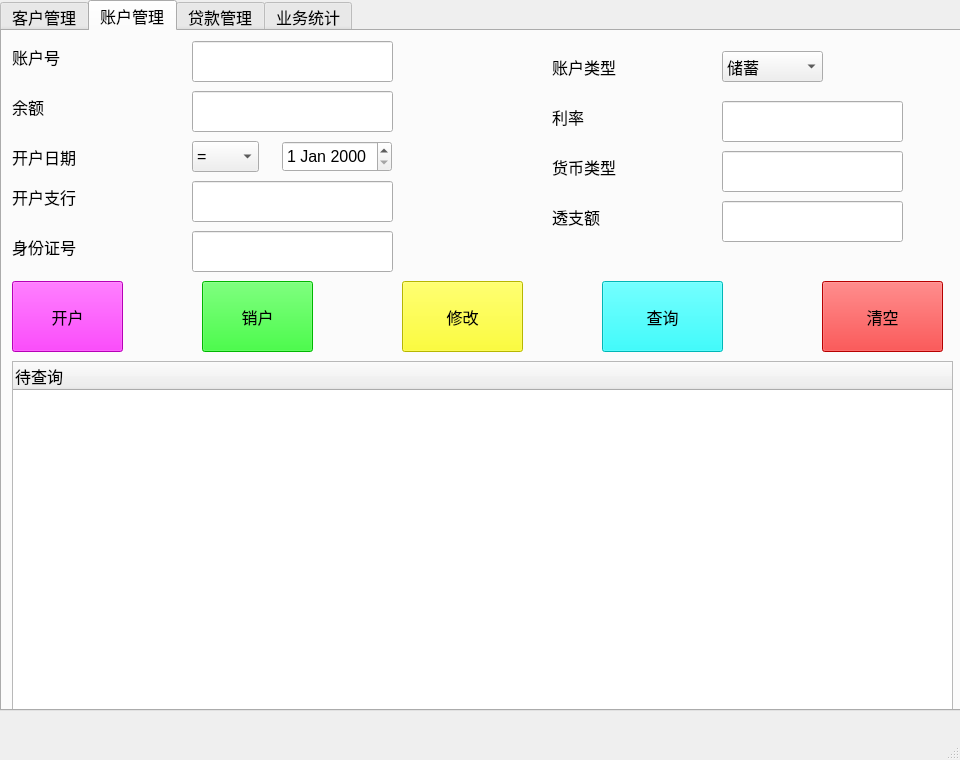
<?xml version="1.0" encoding="UTF-8"?>
<ui version="4.0">
 <class>MainWindow</class>
 <widget class="QMainWindow" name="MainWindow">
  <property name="geometry">
   <rect>
    <x>0</x>
    <y>0</y>
    <width>960</width>
    <height>760</height>
   </rect>
  </property>
  <property name="windowTitle">
   <string>MainWindow</string>
  </property>
  <widget class="QWidget" name="centralwidget">
   <widget class="QTabWidget" name="tabWidget">
    <property name="geometry">
     <rect>
      <x>0</x>
      <y>0</y>
      <width>961</width>
      <height>711</height>
     </rect>
    </property>
    <property name="font">
     <font>
      <pointsize>12</pointsize>
     </font>
    </property>
    <property name="styleSheet">
     <string notr="true">QTabBar::tab{width:240};</string>
    </property>
    <property name="currentIndex">
     <number>1</number>
    </property>
    <property name="iconSize">
     <size>
      <width>16</width>
      <height>16</height>
     </size>
    </property>
    <widget class="QWidget" name="tab_1">
     <attribute name="title">
      <string>客户管理</string>
     </attribute>
     <widget class="QLabel" name="label_1">
      <property name="geometry">
       <rect>
        <x>10</x>
        <y>10</y>
        <width>161</width>
        <height>31</height>
       </rect>
      </property>
      <property name="font">
       <font>
        <pointsize>12</pointsize>
       </font>
      </property>
      <property name="text">
       <string>姓名</string>
      </property>
     </widget>
     <widget class="QLineEdit" name="lineEdit_1">
      <property name="geometry">
       <rect>
        <x>190</x>
        <y>10</y>
        <width>201</width>
        <height>41</height>
       </rect>
      </property>
      <property name="text">
       <string/>
      </property>
     </widget>
     <widget class="QLabel" name="label_2">
      <property name="geometry">
       <rect>
        <x>10</x>
        <y>60</y>
        <width>161</width>
        <height>31</height>
       </rect>
      </property>
      <property name="font">
       <font>
        <pointsize>12</pointsize>
       </font>
      </property>
      <property name="text">
       <string>身份证号</string>
      </property>
     </widget>
     <widget class="QLineEdit" name="lineEdit_2">
      <property name="geometry">
       <rect>
        <x>190</x>
        <y>60</y>
        <width>201</width>
        <height>41</height>
       </rect>
      </property>
     </widget>
     <widget class="QLabel" name="label_3">
      <property name="geometry">
       <rect>
        <x>10</x>
        <y>110</y>
        <width>171</width>
        <height>31</height>
       </rect>
      </property>
      <property name="font">
       <font>
        <pointsize>12</pointsize>
       </font>
      </property>
      <property name="text">
       <string>家庭住址</string>
      </property>
     </widget>
     <widget class="QLineEdit" name="lineEdit_3">
      <property name="geometry">
       <rect>
        <x>190</x>
        <y>110</y>
        <width>201</width>
        <height>41</height>
       </rect>
      </property>
     </widget>
     <widget class="QLabel" name="label_4">
      <property name="geometry">
       <rect>
        <x>10</x>
        <y>160</y>
        <width>171</width>
        <height>31</height>
       </rect>
      </property>
      <property name="font">
       <font>
        <pointsize>12</pointsize>
       </font>
      </property>
      <property name="text">
       <string>客户电话</string>
      </property>
     </widget>
     <widget class="QLineEdit" name="lineEdit_4">
      <property name="geometry">
       <rect>
        <x>190</x>
        <y>160</y>
        <width>201</width>
        <height>41</height>
       </rect>
      </property>
     </widget>
     <widget class="QLabel" name="label_5">
      <property name="geometry">
       <rect>
        <x>530</x>
        <y>10</y>
        <width>121</width>
        <height>31</height>
       </rect>
      </property>
      <property name="font">
       <font>
        <pointsize>12</pointsize>
       </font>
      </property>
      <property name="text">
       <string>联系人姓名</string>
      </property>
     </widget>
     <widget class="QLineEdit" name="lineEdit_5">
      <property name="geometry">
       <rect>
        <x>670</x>
        <y>10</y>
        <width>201</width>
        <height>41</height>
       </rect>
      </property>
     </widget>
     <widget class="QLabel" name="label_6">
      <property name="geometry">
       <rect>
        <x>530</x>
        <y>60</y>
        <width>131</width>
        <height>31</height>
       </rect>
      </property>
      <property name="font">
       <font>
        <pointsize>12</pointsize>
       </font>
      </property>
      <property name="text">
       <string>联系人Email</string>
      </property>
     </widget>
     <widget class="QLineEdit" name="lineEdit_6">
      <property name="geometry">
       <rect>
        <x>670</x>
        <y>60</y>
        <width>201</width>
        <height>41</height>
       </rect>
      </property>
     </widget>
     <widget class="QLabel" name="label_7">
      <property name="geometry">
       <rect>
        <x>530</x>
        <y>110</y>
        <width>121</width>
        <height>31</height>
       </rect>
      </property>
      <property name="font">
       <font>
        <pointsize>12</pointsize>
       </font>
      </property>
      <property name="text">
       <string>联系人关系</string>
      </property>
     </widget>
     <widget class="QLineEdit" name="lineEdit_7">
      <property name="geometry">
       <rect>
        <x>670</x>
        <y>110</y>
        <width>201</width>
        <height>41</height>
       </rect>
      </property>
     </widget>
     <widget class="QLabel" name="label_8">
      <property name="geometry">
       <rect>
        <x>530</x>
        <y>160</y>
        <width>131</width>
        <height>31</height>
       </rect>
      </property>
      <property name="font">
       <font>
        <pointsize>12</pointsize>
       </font>
      </property>
      <property name="text">
       <string>联系人电话</string>
      </property>
     </widget>
     <widget class="QLineEdit" name="lineEdit_8">
      <property name="geometry">
       <rect>
        <x>670</x>
        <y>160</y>
        <width>201</width>
        <height>41</height>
       </rect>
      </property>
     </widget>
     <widget class="QLabel" name="label_9">
      <property name="geometry">
       <rect>
        <x>10</x>
        <y>210</y>
        <width>171</width>
        <height>31</height>
       </rect>
      </property>
      <property name="font">
       <font>
        <pointsize>12</pointsize>
       </font>
      </property>
      <property name="text">
       <string>负责人身份证号</string>
      </property>
     </widget>
     <widget class="QLineEdit" name="lineEdit_9">
      <property name="geometry">
       <rect>
        <x>190</x>
        <y>210</y>
        <width>201</width>
        <height>41</height>
       </rect>
      </property>
     </widget>
     <widget class="QPushButton" name="pushButton_1">
      <property name="geometry">
       <rect>
        <x>40</x>
        <y>260</y>
        <width>111</width>
        <height>81</height>
       </rect>
      </property>
      <property name="font">
       <font>
        <pointsize>12</pointsize>
       </font>
      </property>
      <property name="styleSheet">
       <string notr="true">background-color: rgb(255, 0, 255);</string>
      </property>
      <property name="text">
       <string>增加</string>
      </property>
     </widget>
     <widget class="QPushButton" name="pushButton_2">
      <property name="geometry">
       <rect>
        <x>240</x>
        <y>260</y>
        <width>111</width>
        <height>81</height>
       </rect>
      </property>
      <property name="font">
       <font>
        <pointsize>12</pointsize>
       </font>
      </property>
      <property name="styleSheet">
       <string notr="true">
background-color: rgb(0, 255, 0);</string>
      </property>
      <property name="text">
       <string>删除</string>
      </property>
     </widget>
     <widget class="QPushButton" name="pushButton_3">
      <property name="geometry">
       <rect>
        <x>430</x>
        <y>260</y>
        <width>111</width>
        <height>81</height>
       </rect>
      </property>
      <property name="font">
       <font>
        <pointsize>12</pointsize>
       </font>
      </property>
      <property name="styleSheet">
       <string notr="true">background-color: rgb(255, 255, 0);</string>
      </property>
      <property name="text">
       <string>修改</string>
      </property>
     </widget>
     <widget class="QPushButton" name="pushButton_4">
      <property name="geometry">
       <rect>
        <x>630</x>
        <y>260</y>
        <width>111</width>
        <height>81</height>
       </rect>
      </property>
      <property name="font">
       <font>
        <pointsize>12</pointsize>
       </font>
      </property>
      <property name="styleSheet">
       <string notr="true">background-color: rgb(0, 255, 255);</string>
      </property>
      <property name="text">
       <string>查询</string>
      </property>
     </widget>
     <widget class="QPushButton" name="pushButton_5">
      <property name="geometry">
       <rect>
        <x>830</x>
        <y>260</y>
        <width>111</width>
        <height>81</height>
       </rect>
      </property>
      <property name="font">
       <font>
        <pointsize>12</pointsize>
       </font>
      </property>
      <property name="styleSheet">
       <string notr="true">background-color: rgb(255, 0, 0);</string>
      </property>
      <property name="text">
       <string>清空</string>
      </property>
     </widget>
     <widget class="QTreeWidget" name="treeWidget_1">
      <property name="geometry">
       <rect>
        <x>10</x>
        <y>350</y>
        <width>941</width>
        <height>341</height>
       </rect>
      </property>
      <property name="styleSheet">
       <string notr="true"/>
      </property>
      <column>
       <property name="text">
        <string>姓名</string>
       </property>
      </column>
      <column>
       <property name="text">
        <string>身份证号</string>
       </property>
      </column>
      <column>
       <property name="text">
        <string>家庭住址</string>
       </property>
      </column>
      <column>
       <property name="text">
        <string>客户电话</string>
       </property>
      </column>
      <column>
       <property name="text">
        <string>联系人姓名</string>
       </property>
      </column>
      <column>
       <property name="text">
        <string>联系人Email</string>
       </property>
      </column>
      <column>
       <property name="text">
        <string>联系人关系</string>
       </property>
      </column>
      <column>
       <property name="text">
        <string>联系人电话</string>
       </property>
      </column>
      <column>
       <property name="text">
        <string>负责人身份证号</string>
       </property>
      </column>
      <column>
       <property name="text">
        <string>负责人类型</string>
       </property>
      </column>
     </widget>
     <widget class="QLabel" name="label_0">
      <property name="geometry">
       <rect>
        <x>530</x>
        <y>210</y>
        <width>131</width>
        <height>31</height>
       </rect>
      </property>
      <property name="font">
       <font>
        <pointsize>12</pointsize>
       </font>
      </property>
      <property name="text">
       <string>负责人类型</string>
      </property>
     </widget>
     <widget class="QLineEdit" name="lineEdit_0">
      <property name="geometry">
       <rect>
        <x>670</x>
        <y>210</y>
        <width>201</width>
        <height>41</height>
       </rect>
      </property>
     </widget>
    </widget>
    <widget class="QWidget" name="tab_2">
     <attribute name="title">
      <string>账户管理</string>
     </attribute>
     <widget class="QLabel" name="label_10">
      <property name="geometry">
       <rect>
        <x>10</x>
        <y>10</y>
        <width>121</width>
        <height>31</height>
       </rect>
      </property>
      <property name="font">
       <font>
        <pointsize>12</pointsize>
       </font>
      </property>
      <property name="text">
       <string>账户号</string>
      </property>
     </widget>
     <widget class="QLineEdit" name="lineEdit_10">
      <property name="geometry">
       <rect>
        <x>190</x>
        <y>10</y>
        <width>201</width>
        <height>41</height>
       </rect>
      </property>
     </widget>
     <widget class="QLabel" name="label_11">
      <property name="geometry">
       <rect>
        <x>10</x>
        <y>60</y>
        <width>121</width>
        <height>31</height>
       </rect>
      </property>
      <property name="font">
       <font>
        <pointsize>12</pointsize>
       </font>
      </property>
      <property name="text">
       <string>余额</string>
      </property>
     </widget>
     <widget class="QLineEdit" name="lineEdit_11">
      <property name="geometry">
       <rect>
        <x>190</x>
        <y>60</y>
        <width>201</width>
        <height>41</height>
       </rect>
      </property>
      <property name="text">
       <string/>
      </property>
     </widget>
     <widget class="QLabel" name="label_12">
      <property name="geometry">
       <rect>
        <x>10</x>
        <y>110</y>
        <width>161</width>
        <height>31</height>
       </rect>
      </property>
      <property name="font">
       <font>
        <pointsize>12</pointsize>
       </font>
      </property>
      <property name="text">
       <string>开户日期</string>
      </property>
     </widget>
     <widget class="QComboBox" name="comboBox_1">
      <property name="geometry">
       <rect>
        <x>190</x>
        <y>110</y>
        <width>67</width>
        <height>31</height>
       </rect>
      </property>
      <item>
       <property name="text">
        <string>=</string>
       </property>
      </item>
      <item>
       <property name="text">
        <string>!=</string>
       </property>
      </item>
      <item>
       <property name="text">
        <string>&gt;</string>
       </property>
      </item>
      <item>
       <property name="text">
        <string>&lt;</string>
       </property>
      </item>
      <item>
       <property name="text">
        <string>&gt;=</string>
       </property>
      </item>
      <item>
       <property name="text">
        <string>&lt;=</string>
       </property>
      </item>
     </widget>
     <widget class="QDateEdit" name="dateEdit_1">
      <property name="geometry">
       <rect>
        <x>280</x>
        <y>110</y>
        <width>110</width>
        <height>31</height>
       </rect>
      </property>
     </widget>
     <widget class="QLabel" name="label_13">
      <property name="geometry">
       <rect>
        <x>10</x>
        <y>150</y>
        <width>131</width>
        <height>31</height>
       </rect>
      </property>
      <property name="font">
       <font>
        <pointsize>12</pointsize>
       </font>
      </property>
      <property name="text">
       <string>开户支行</string>
      </property>
     </widget>
     <widget class="QLineEdit" name="lineEdit_12">
      <property name="geometry">
       <rect>
        <x>190</x>
        <y>150</y>
        <width>201</width>
        <height>41</height>
       </rect>
      </property>
      <property name="text">
       <string/>
      </property>
     </widget>
     <widget class="QLabel" name="label_14">
      <property name="geometry">
       <rect>
        <x>10</x>
        <y>200</y>
        <width>151</width>
        <height>31</height>
       </rect>
      </property>
      <property name="font">
       <font>
        <pointsize>12</pointsize>
       </font>
      </property>
      <property name="text">
       <string>身份证号</string>
      </property>
     </widget>
     <widget class="QLineEdit" name="lineEdit_13">
      <property name="geometry">
       <rect>
        <x>190</x>
        <y>200</y>
        <width>201</width>
        <height>41</height>
       </rect>
      </property>
      <property name="text">
       <string/>
      </property>
     </widget>
     <widget class="QLabel" name="label_15">
      <property name="geometry">
       <rect>
        <x>550</x>
        <y>20</y>
        <width>101</width>
        <height>31</height>
       </rect>
      </property>
      <property name="font">
       <font>
        <pointsize>12</pointsize>
       </font>
      </property>
      <property name="text">
       <string>账户类型</string>
      </property>
     </widget>
     <widget class="QComboBox" name="comboBox_2">
      <property name="geometry">
       <rect>
        <x>720</x>
        <y>20</y>
        <width>101</width>
        <height>31</height>
       </rect>
      </property>
      <item>
       <property name="text">
        <string>储蓄</string>
       </property>
      </item>
      <item>
       <property name="text">
        <string>支票</string>
       </property>
      </item>
     </widget>
     <widget class="QLabel" name="label_16">
      <property name="geometry">
       <rect>
        <x>550</x>
        <y>70</y>
        <width>111</width>
        <height>31</height>
       </rect>
      </property>
      <property name="font">
       <font>
        <pointsize>12</pointsize>
       </font>
      </property>
      <property name="text">
       <string>利率</string>
      </property>
     </widget>
     <widget class="QLineEdit" name="lineEdit_14">
      <property name="geometry">
       <rect>
        <x>720</x>
        <y>70</y>
        <width>181</width>
        <height>41</height>
       </rect>
      </property>
      <property name="text">
       <string/>
      </property>
     </widget>
     <widget class="QLabel" name="label_17">
      <property name="geometry">
       <rect>
        <x>550</x>
        <y>120</y>
        <width>131</width>
        <height>31</height>
       </rect>
      </property>
      <property name="font">
       <font>
        <pointsize>12</pointsize>
       </font>
      </property>
      <property name="text">
       <string>货币类型</string>
      </property>
     </widget>
     <widget class="QLineEdit" name="lineEdit_15">
      <property name="geometry">
       <rect>
        <x>720</x>
        <y>120</y>
        <width>181</width>
        <height>41</height>
       </rect>
      </property>
      <property name="text">
       <string/>
      </property>
     </widget>
     <widget class="QLabel" name="label_18">
      <property name="geometry">
       <rect>
        <x>550</x>
        <y>170</y>
        <width>101</width>
        <height>31</height>
       </rect>
      </property>
      <property name="font">
       <font>
        <pointsize>12</pointsize>
       </font>
      </property>
      <property name="text">
       <string>透支额</string>
      </property>
     </widget>
     <widget class="QLineEdit" name="lineEdit_16">
      <property name="geometry">
       <rect>
        <x>720</x>
        <y>170</y>
        <width>181</width>
        <height>41</height>
       </rect>
      </property>
      <property name="text">
       <string/>
      </property>
     </widget>
     <widget class="QPushButton" name="pushButton_6">
      <property name="geometry">
       <rect>
        <x>10</x>
        <y>250</y>
        <width>111</width>
        <height>71</height>
       </rect>
      </property>
      <property name="font">
       <font>
        <pointsize>12</pointsize>
       </font>
      </property>
      <property name="styleSheet">
       <string notr="true">background-color: rgb(255, 0, 255);</string>
      </property>
      <property name="text">
       <string>开户</string>
      </property>
     </widget>
     <widget class="QPushButton" name="pushButton_7">
      <property name="geometry">
       <rect>
        <x>200</x>
        <y>250</y>
        <width>111</width>
        <height>71</height>
       </rect>
      </property>
      <property name="font">
       <font>
        <pointsize>12</pointsize>
       </font>
      </property>
      <property name="styleSheet">
       <string notr="true">background-color: rgb(0, 255, 0);</string>
      </property>
      <property name="text">
       <string>销户</string>
      </property>
     </widget>
     <widget class="QPushButton" name="pushButton_8">
      <property name="geometry">
       <rect>
        <x>400</x>
        <y>250</y>
        <width>121</width>
        <height>71</height>
       </rect>
      </property>
      <property name="font">
       <font>
        <pointsize>12</pointsize>
       </font>
      </property>
      <property name="styleSheet">
       <string notr="true">background-color: rgb(255, 255, 0);</string>
      </property>
      <property name="text">
       <string>修改</string>
      </property>
     </widget>
     <widget class="QPushButton" name="pushButton_9">
      <property name="geometry">
       <rect>
        <x>600</x>
        <y>250</y>
        <width>121</width>
        <height>71</height>
       </rect>
      </property>
      <property name="font">
       <font>
        <pointsize>12</pointsize>
       </font>
      </property>
      <property name="styleSheet">
       <string notr="true">background-color: rgb(0, 255, 255);</string>
      </property>
      <property name="text">
       <string>查询</string>
      </property>
     </widget>
     <widget class="QPushButton" name="pushButton_10">
      <property name="geometry">
       <rect>
        <x>820</x>
        <y>250</y>
        <width>121</width>
        <height>71</height>
       </rect>
      </property>
      <property name="font">
       <font>
        <pointsize>12</pointsize>
       </font>
      </property>
      <property name="styleSheet">
       <string notr="true">background-color: rgb(255, 0, 0);</string>
      </property>
      <property name="text">
       <string>清空</string>
      </property>
     </widget>
     <widget class="QTreeWidget" name="treeWidget_2">
      <property name="geometry">
       <rect>
        <x>10</x>
        <y>330</y>
        <width>941</width>
        <height>351</height>
       </rect>
      </property>
      <column>
       <property name="text">
        <string>待查询</string>
       </property>
      </column>
     </widget>
    </widget>
    <widget class="QWidget" name="tab_3">
     <attribute name="title">
      <string>贷款管理</string>
     </attribute>
     <widget class="QLabel" name="label_19">
      <property name="geometry">
       <rect>
        <x>10</x>
        <y>10</y>
        <width>111</width>
        <height>31</height>
       </rect>
      </property>
      <property name="font">
       <font>
        <pointsize>12</pointsize>
       </font>
      </property>
      <property name="text">
       <string>贷款号</string>
      </property>
     </widget>
     <widget class="QLineEdit" name="lineEdit_17">
      <property name="geometry">
       <rect>
        <x>160</x>
        <y>10</y>
        <width>201</width>
        <height>41</height>
       </rect>
      </property>
     </widget>
     <widget class="QLabel" name="label_20">
      <property name="geometry">
       <rect>
        <x>10</x>
        <y>60</y>
        <width>121</width>
        <height>31</height>
       </rect>
      </property>
      <property name="font">
       <font>
        <pointsize>12</pointsize>
       </font>
      </property>
      <property name="text">
       <string>贷款支行</string>
      </property>
     </widget>
     <widget class="QLineEdit" name="lineEdit_18">
      <property name="geometry">
       <rect>
        <x>160</x>
        <y>60</y>
        <width>201</width>
        <height>41</height>
       </rect>
      </property>
     </widget>
     <widget class="QLabel" name="label_21">
      <property name="geometry">
       <rect>
        <x>10</x>
        <y>110</y>
        <width>131</width>
        <height>31</height>
       </rect>
      </property>
      <property name="font">
       <font>
        <pointsize>12</pointsize>
       </font>
      </property>
      <property name="text">
       <string>总金额</string>
      </property>
     </widget>
     <widget class="QLineEdit" name="lineEdit_19">
      <property name="geometry">
       <rect>
        <x>310</x>
        <y>110</y>
        <width>191</width>
        <height>41</height>
       </rect>
      </property>
     </widget>
     <widget class="QLabel" name="label_22">
      <property name="geometry">
       <rect>
        <x>580</x>
        <y>80</y>
        <width>121</width>
        <height>31</height>
       </rect>
      </property>
      <property name="font">
       <font>
        <pointsize>12</pointsize>
       </font>
      </property>
      <property name="text">
       <string>贷款金额</string>
      </property>
     </widget>
     <widget class="QLineEdit" name="lineEdit_20">
      <property name="geometry">
       <rect>
        <x>730</x>
        <y>80</y>
        <width>181</width>
        <height>41</height>
       </rect>
      </property>
     </widget>
     <widget class="QLabel" name="label_23">
      <property name="geometry">
       <rect>
        <x>580</x>
        <y>20</y>
        <width>111</width>
        <height>31</height>
       </rect>
      </property>
      <property name="font">
       <font>
        <pointsize>12</pointsize>
       </font>
      </property>
      <property name="text">
       <string>身份证号</string>
      </property>
     </widget>
     <widget class="QLineEdit" name="lineEdit_21">
      <property name="geometry">
       <rect>
        <x>730</x>
        <y>20</y>
        <width>181</width>
        <height>41</height>
       </rect>
      </property>
     </widget>
     <widget class="QComboBox" name="comboBox_3">
      <property name="geometry">
       <rect>
        <x>160</x>
        <y>110</y>
        <width>101</width>
        <height>41</height>
       </rect>
      </property>
      <item>
       <property name="text">
        <string>=</string>
       </property>
      </item>
      <item>
       <property name="text">
        <string>!=</string>
       </property>
      </item>
      <item>
       <property name="text">
        <string>&gt;</string>
       </property>
      </item>
      <item>
       <property name="text">
        <string>&lt;</string>
       </property>
      </item>
     </widget>
     <widget class="QPushButton" name="pushButton_11">
      <property name="geometry">
       <rect>
        <x>20</x>
        <y>170</y>
        <width>111</width>
        <height>71</height>
       </rect>
      </property>
      <property name="font">
       <font>
        <pointsize>12</pointsize>
       </font>
      </property>
      <property name="styleSheet">
       <string notr="true">background-color: rgb(255, 0, 255);</string>
      </property>
      <property name="text">
       <string>增加</string>
      </property>
     </widget>
     <widget class="QPushButton" name="pushButton_12">
      <property name="geometry">
       <rect>
        <x>220</x>
        <y>170</y>
        <width>111</width>
        <height>71</height>
       </rect>
      </property>
      <property name="font">
       <font>
        <pointsize>12</pointsize>
       </font>
      </property>
      <property name="styleSheet">
       <string notr="true">background-color: rgb(85, 255, 0);</string>
      </property>
      <property name="text">
       <string>删除</string>
      </property>
     </widget>
     <widget class="QPushButton" name="pushButton_13">
      <property name="geometry">
       <rect>
        <x>410</x>
        <y>170</y>
        <width>111</width>
        <height>71</height>
       </rect>
      </property>
      <property name="font">
       <font>
        <pointsize>12</pointsize>
       </font>
      </property>
      <property name="styleSheet">
       <string notr="true">background-color: rgb(255, 255, 0);</string>
      </property>
      <property name="text">
       <string>查询</string>
      </property>
     </widget>
     <widget class="QPushButton" name="pushButton_14">
      <property name="geometry">
       <rect>
        <x>610</x>
        <y>170</y>
        <width>111</width>
        <height>71</height>
       </rect>
      </property>
      <property name="font">
       <font>
        <pointsize>12</pointsize>
       </font>
      </property>
      <property name="styleSheet">
       <string notr="true">background-color: rgb(0, 255, 255);</string>
      </property>
      <property name="text">
       <string>发放</string>
      </property>
     </widget>
     <widget class="QPushButton" name="pushButton_15">
      <property name="geometry">
       <rect>
        <x>804</x>
        <y>170</y>
        <width>111</width>
        <height>71</height>
       </rect>
      </property>
      <property name="font">
       <font>
        <pointsize>12</pointsize>
       </font>
      </property>
      <property name="styleSheet">
       <string notr="true">background-color: rgb(255, 0, 0);</string>
      </property>
      <property name="text">
       <string>清空</string>
      </property>
     </widget>
     <widget class="QTreeWidget" name="treeWidget_3">
      <property name="geometry">
       <rect>
        <x>10</x>
        <y>250</y>
        <width>941</width>
        <height>431</height>
       </rect>
      </property>
      <property name="font">
       <font>
        <pointsize>9</pointsize>
       </font>
      </property>
      <column>
       <property name="text">
        <string>贷款号</string>
       </property>
      </column>
      <column>
       <property name="text">
        <string>贷款支行</string>
       </property>
      </column>
      <column>
       <property name="text">
        <string>总金额</string>
       </property>
      </column>
      <column>
       <property name="text">
        <string>贷款状态</string>
       </property>
      </column>
     </widget>
    </widget>
    <widget class="QWidget" name="tab_4">
     <attribute name="title">
      <string>业务统计</string>
     </attribute>
     <widget class="QLabel" name="label_24">
      <property name="geometry">
       <rect>
        <x>20</x>
        <y>40</y>
        <width>121</width>
        <height>41</height>
       </rect>
      </property>
      <property name="font">
       <font>
        <pointsize>12</pointsize>
       </font>
      </property>
      <property name="text">
       <string>统计时间</string>
      </property>
     </widget>
     <widget class="QDateEdit" name="dateEdit_2">
      <property name="geometry">
       <rect>
        <x>170</x>
        <y>40</y>
        <width>271</width>
        <height>41</height>
       </rect>
      </property>
      <property name="font">
       <font>
        <pointsize>12</pointsize>
       </font>
      </property>
     </widget>
     <widget class="QLabel" name="label_25">
      <property name="geometry">
       <rect>
        <x>530</x>
        <y>50</y>
        <width>131</width>
        <height>31</height>
       </rect>
      </property>
      <property name="font">
       <font>
        <pointsize>12</pointsize>
       </font>
      </property>
      <property name="text">
       <string>至</string>
      </property>
     </widget>
     <widget class="QDateEdit" name="dateEdit_3">
      <property name="geometry">
       <rect>
        <x>650</x>
        <y>40</y>
        <width>261</width>
        <height>41</height>
       </rect>
      </property>
      <property name="font">
       <font>
        <pointsize>12</pointsize>
       </font>
      </property>
     </widget>
     <widget class="QPushButton" name="pushButton_16">
      <property name="geometry">
       <rect>
        <x>20</x>
        <y>170</y>
        <width>121</width>
        <height>91</height>
       </rect>
      </property>
      <property name="font">
       <font>
        <pointsize>12</pointsize>
       </font>
      </property>
      <property name="styleSheet">
       <string notr="true">
background-color: rgb(0, 255, 127);</string>
      </property>
      <property name="text">
       <string>储蓄统计</string>
      </property>
     </widget>
     <widget class="QPushButton" name="pushButton_17">
      <property name="geometry">
       <rect>
        <x>410</x>
        <y>170</y>
        <width>121</width>
        <height>91</height>
       </rect>
      </property>
      <property name="font">
       <font>
        <pointsize>12</pointsize>
       </font>
      </property>
      <property name="styleSheet">
       <string notr="true">background-color: rgb(170, 0, 255);</string>
      </property>
      <property name="text">
       <string>贷款统计</string>
      </property>
     </widget>
     <widget class="QPushButton" name="pushButton_18">
      <property name="geometry">
       <rect>
        <x>814</x>
        <y>170</y>
        <width>121</width>
        <height>91</height>
       </rect>
      </property>
      <property name="font">
       <font>
        <pointsize>12</pointsize>
       </font>
      </property>
      <property name="styleSheet">
       <string notr="true">background-color: rgb(255, 0, 0);</string>
      </property>
      <property name="text">
       <string>清空</string>
      </property>
     </widget>
     <widget class="QTreeWidget" name="treeWidget_4">
      <property name="geometry">
       <rect>
        <x>10</x>
        <y>270</y>
        <width>941</width>
        <height>411</height>
       </rect>
      </property>
      <column>
       <property name="text">
        <string>支行名字</string>
       </property>
      </column>
      <column>
       <property name="text">
        <string>业务总金额</string>
       </property>
      </column>
      <column>
       <property name="text">
        <string>用户数</string>
       </property>
      </column>
     </widget>
    </widget>
   </widget>
  </widget>
  <widget class="QMenuBar" name="menubar">
   <property name="geometry">
    <rect>
     <x>0</x>
     <y>0</y>
     <width>960</width>
     <height>22</height>
    </rect>
   </property>
  </widget>
  <widget class="QStatusBar" name="statusbar"/>
 </widget>
 <resources/>
 <connections/>
</ui>
